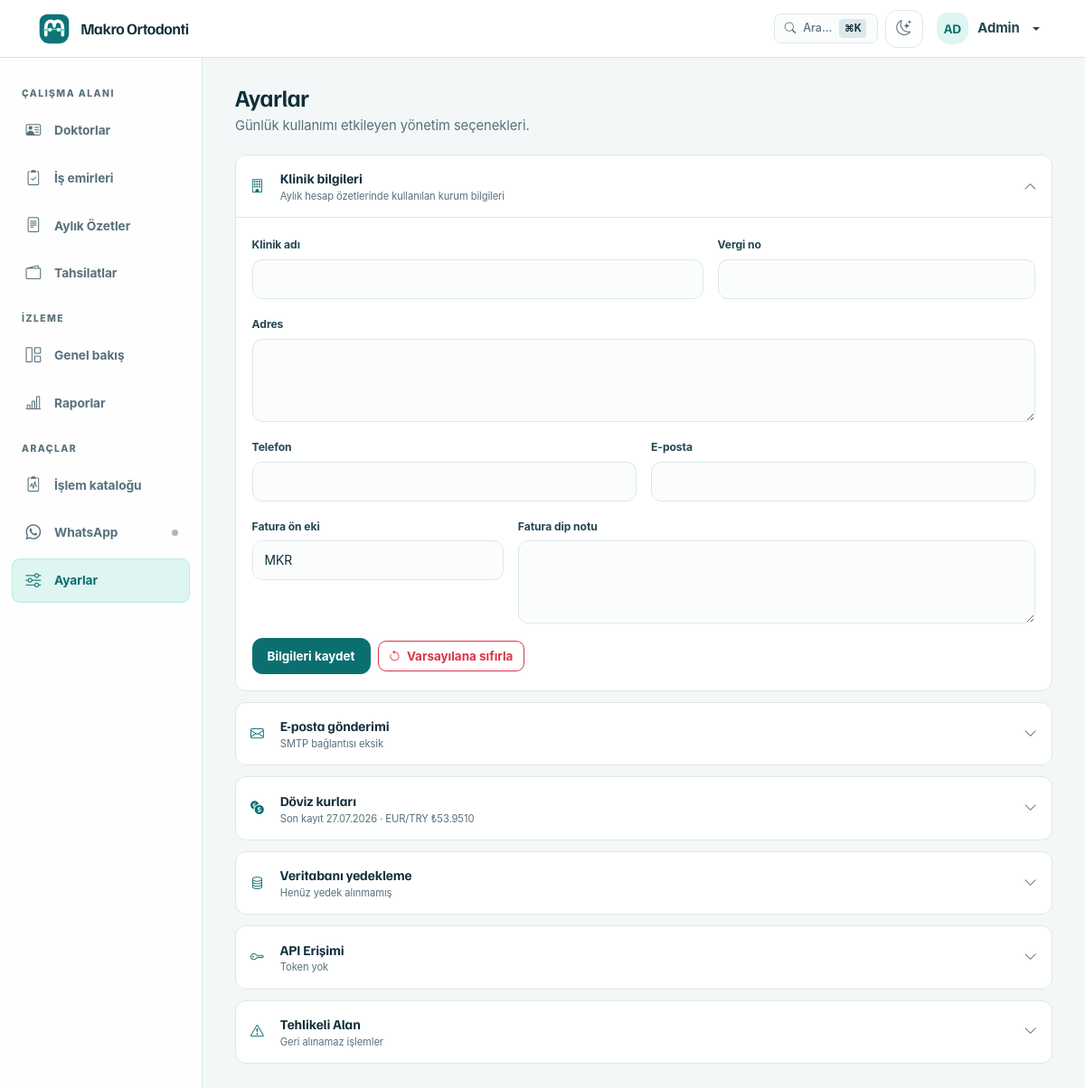
Screenshot of /settings/ (signed in) with the database file from the repository.
### app/models/models.py (models this page shows, shortened)
class User(UserMixin, Base, TimestampMixin):
    __tablename__ = "users"
    id: Mapped[int] = mapped_column(Integer, primary_key=True, autoincrement=True)
    username: Mapped[str] = mapped_column(String(50), nullable=False, unique=True, index=True)
    password_hash: Mapped[str] = mapped_column(String(256), nullable=False)
    full_name: Mapped[str] = mapped_column(String(150), nullable=False)
    role: Mapped[str] = mapped_column(String(20), nullable=False, default="staff", index=True)
    is_active: Mapped[bool] = mapped_column(Boolean, default=True, nullable=False)
    last_login: Mapped[datetime | None] = mapped_column(DateTime, nullable=True)
    api_token_hash: Mapped[str | None] = mapped_column(String(64), nullable=True, unique=True, index=True)
    ROLE_ADMIN = "admin"
    ROLE_STAFF = "staff"
    VALID_ROLES = [ROLE_ADMIN, ROLE_STAFF]

class Settings(Base, TimestampMixin):
    __tablename__ = "settings"
    id: Mapped[int] = mapped_column(Integer, primary_key=True, autoincrement=True)
    key: Mapped[str] = mapped_column(String(100), nullable=False, unique=True, index=True)
    value: Mapped[str | None] = mapped_column(Text, nullable=True)
    description: Mapped[str | None] = mapped_column(Text, nullable=True)
    DEFAULTS = {
        "clinic_name": "Makro Ortodonti",
        "clinic_address": "",
        "clinic_phone": "",
        "clinic_email": "",
        "clinic_logo_path": "",
        "tax_id": "",
        "invoice_prefix": "MKR",
        "invoice_next_number": "1",
        "invoice_footer_text": "",
        "default_exchange_rate_source": "ecb",
        "currency_symbol_eur": "€",
        "currency_symbol_try": "₺",
        "whatsapp_session_id": "",
        "whatsapp_phone_number": "",
    }

class ExchangeRate(Base, TimestampMixin):
    __tablename__ = "exchange_rates"
    id: Mapped[int] = mapped_column(Integer, primary_key=True, autoincrement=True)
    rate_date: Mapped[date] = mapped_column(nullable=False, index=True)
    eur_to_try: Mapped[Decimal] = mapped_column(Numeric(12, 4), nullable=False)
    usd_to_try: Mapped[Decimal] = mapped_column(Numeric(12, 4), nullable=True)
    source: Mapped[str] = mapped_column(String(50), default="ecb", nullable=False)
    __table_args__ = (
        UniqueConstraint("rate_date", "source", name="uq_exchange_rate_date_source"),
    )

### app/routes/settings.py (the view)
@settings_bp.route("/")
@login_required
@permissions_required("settings.manage")
def index():
    settings = db.session.execute(db.select(Settings)).scalars().all()
    settings_dict = {s.key: s.value for s in settings}
    exchange_rates = db.session.execute(
        db.select(ExchangeRate).order_by(ExchangeRate.rate_date.desc()).limit(30)
    ).scalars().all()
    smtp_password_configured = bool(settings_dict.get("smtp_password"))
    from app.services.backup_service import list_backups
    backups = list_backups()
    return render_template(
        "settings/index.html",
        settings=settings_dict,
        smtp_password_configured=smtp_password_configured,
        exchange_rates=exchange_rates,
        today=date.today(),
        backups=backups,
        api_token_configured=bool(current_user.api_token_hash),
    )

### app/__init__.py (called while the page is built, shortened)
def _get_cached_setting(key: str, default: str = "") -> str:
    now = time.monotonic()
    cached = _settings_cache.get(key)
    if cached and (now - cached[0]) < _SETTINGS_CACHE_TTL:
        return cached[1]

### app/authz.py (called while the page is built)
def has_permission(user, permission: str) -> bool:
    permissions = ROLE_PERMISSIONS.get(getattr(user, "role", None), frozenset())
    return "*" in permissions or permission in permissions

def permissions_required(*permissions: str):
    def decorator(view_func):
        @wraps(view_func)
        def wrapped(*args, **kwargs):
            if not current_user.is_authenticated:
                return redirect(url_for("auth.login"))
            if not all(has_permission(current_user, permission) for permission in permissions):
                flash("Bu işlem için yetkiniz bulunmuyor.", "danger")
                return redirect(url_for("dashboard.index"))
            return view_func(*args, **kwargs)
        return wrapped
    return decorator

### app/services/backup_service.py (called while the page is built, shortened)
def _data_dir() -> Path:
    return Path(__file__).resolve().parent.parent.parent / "data"

def _backup_dir() -> Path:
    d = _data_dir() / "backups"
    d.mkdir(parents=True, exist_ok=True)
    return d

def list_backups() -> list[dict]:
    backup_dir = _backup_dir()
    files = sorted(
        [f for f in backup_dir.iterdir() if _SAFE_FILENAME_RE.match(f.name)],
        key=lambda f: f.stat().st_mtime,
        reverse=True,
    )
    result = []
    return result

### app/services/exchange_service.py (called while the page is built, shortened)
def get_rate_health(max_age_days: int = 2) -> dict:
    latest = db.session.execute(
        db.select(ExchangeRate)
        .order_by(ExchangeRate.rate_date.desc())
        .limit(1)
    ).scalar_one_or_none()
    age_days = (date.today() - latest.rate_date).days
    return {
        "exists": True,
        "is_stale": age_days > max_age_days,
        "age_days": age_days,
        "last_date": latest.rate_date,
        "last_rate": Decimal(str(latest.eur_to_try)),
    }

def ensure_daily_rate(max_age_days: int = 2) -> dict:
    global _last_auto_check_date
    today = date.today()
    if _last_auto_check_date == today:
        return get_rate_health(max_age_days=max_age_days)

### app/services/whatsapp_service.py (called while the page is built)
    @classmethod
    def quick_state(cls) -> str:
        with cls._state_lock:
            if cls._connected:
                return "connected"
            if cls._thread is not None and cls._thread.is_alive():
                return "connecting"
            return "disconnected"

### app/templates/settings/index.html (shortened to what this page needs)
{% extends "base.html" %}
{% block content %}
<header class="workspace-header"><div><h1>Ayarlar</h1><p>Günlük kullanımı etkileyen yönetim seçenekleri.</p></div></header>
<div class="settings-stack">
    <details class="disclosure-panel" open>
        <summary><span><i class="bi bi-building" aria-hidden="true"></i><strong>Klinik bilgileri</strong><small>Aylık hesap özetlerinde kullanılan kurum bilgileri</small></span><i class="bi bi-chevron-down disclosure-chevron" aria-hidden="true"></i></summary>
        <div class="disclosure-content">
            <form method="POST" action="{{ url_for('settings.update_settings') }}">
                <div class="row g-3">
                    <div class="col-md-7"><label class="form-label">Klinik adı</label><input type="text" class="form-control" name="clinic_name" value="{{ settings.get('clinic_name', '') }}"></div>
                    <div class="col-md-5"><label class="form-label">Vergi no</label><input type="text" class="form-control" name="tax_id" value="{{ settings.get('tax_id', '') }}"></div>
                    <div class="col-12"><label class="form-label">Adres</label><textarea class="form-control" name="clinic_address" rows="2">{{ settings.get('clinic_address', '') }}</textarea></div>
                    <div class="col-md-6"><label class="form-label">Telefon</label><input type="tel" class="form-control" name="clinic_phone" value="{{ settings.get('clinic_phone', '') }}"></div>
                    <div class="col-md-6"><label class="form-label">E-posta</label><input type="email" class="form-control" name="clinic_email" value="{{ settings.get('clinic_email', '') }}"></div>
                    <div class="col-md-4"><label class="form-label">Fatura ön eki</label><input type="text" class="form-control" name="invoice_prefix" value="{{ settings.get('invoice_prefix', 'MKR') }}"></div>
                    <div class="col-md-8"><label class="form-label">Fatura dip notu</label><textarea class="form-control" name="invoice_footer_text" rows="2">{{ settings.get('invoice_footer_text', '') }}</textarea></div>
                </div>
                <div class="d-flex align-items-center gap-2 mt-3">
                    <button type="submit" class="btn btn-primary">Bilgileri kaydet</button>
                    <form method="POST" action="{{ url_for('settings.reset_defaults') }}" class="d-inline" data-confirm="Klinik bilgileri varsayılan değerlere sıfırlanacak. Emin misiniz?">
                        <button type="submit" class="btn btn-outline-danger btn-sm">
                            <i class="bi bi-arrow-counterclockwise" aria-hidden="true"></i> Varsayılana sıfırla
                        </button>
                    </form>
                </div>
            </form>
        </div>
    </details>
    <details class="disclosure-panel">
        <summary><span><i class="bi bi-envelope" aria-hidden="true"></i><strong>E-posta gönderimi</strong><small>{% if smtp_password_configured %}SMTP bağlantısı yapılandırılmış{% else %}SMTP bağlantısı eksik{% endif %}</small></span><i class="bi bi-chevron-down disclosure-chevron" aria-hidden="true"></i></summary>
    </details>
    <details class="disclosure-panel">
        <summary><span><i class="bi bi-currency-exchange" aria-hidden="true"></i><strong>Döviz kurları</strong><small>{% if exchange_rates %}Son kayıt {{ exchange_rates[0].rate_date.strftime('%d.%m.%Y') }} · EUR/TRY ₺{{ "{:,.4f}".format(exchange_rates[0].eur_to_try) }}{% else %}Kur kaydı yok{% endif %}</small></span><i class="bi bi-chevron-down disclosure-chevron" aria-hidden="true"></i></summary>
    </details>
    <details class="disclosure-panel" id="backup">
        <summary><span><i class="bi bi-database" aria-hidden="true"></i><strong>Veritabanı yedekleme</strong><small>{% if backups %}Son yedek {{ backups[0].label }} · {{ backups[0].size_kb }} KB{% else %}Henüz yedek alınmamış{% endif %}</small></span><i class="bi bi-chevron-down disclosure-chevron" aria-hidden="true"></i></summary>
    </details>
    <details class="disclosure-panel" id="api-access">
        <summary><span><i class="bi bi-key" aria-hidden="true"></i><strong>API Erişimi</strong><small>{% if api_token_configured %}Token tanımlı{% else %}Token yok{% endif %}</small></span><i class="bi bi-chevron-down disclosure-chevron" aria-hidden="true"></i></summary>
    </details>
    <details class="disclosure-panel" id="danger-zone">
        <summary><span><i class="bi bi-exclamation-triangle" aria-hidden="true"></i><strong>Tehlikeli Alan</strong><small>Geri alınamaz işlemler</small></span><i class="bi bi-chevron-down disclosure-chevron" aria-hidden="true"></i></summary>
    </details>
</div>
{% endblock %}

### app/templates/components/navbar.html (shortened to what this page needs)
<nav class="navbar fixed-top" aria-label="Üst menü">
    <div class="container-fluid">
        <a class="navbar-brand d-flex align-items-center" href="{{ url_for('dashboard.index') }}" aria-label="{{ clinic_name }} ana sayfa">
            <span class="brand-mark" aria-hidden="true"></span>
            <span class="brand-copy"><span>{{ clinic_name }}</span></span>
        </a>
        <ul class="navbar-nav ms-auto flex-row align-items-center gap-2">
                {% if current_user.is_authenticated %}
                <li class="nav-item">
                    <button class="cmd-k-trigger" type="button" data-bs-toggle="modal" data-bs-target="#commandPaletteModal" title="Hızlı Arama (Cmd+K)">
                        <i class="bi bi-search"></i>
                        <span class="d-none d-sm-inline">Ara...</span>
                        <span class="cmd-k-badge">⌘K</span>
                    </button>
                </li>
                <li class="nav-item">
                    <button class="theme-toggle" type="button" aria-label="Tema değiştir" title="Açık/Koyu tema">
                        <i class="bi bi-moon-stars" aria-hidden="true"></i>
                    </button>
                </li>
                <li class="nav-item dropdown">
                    <a class="nav-link dropdown-toggle user-menu" href="#" data-bs-toggle="dropdown" aria-expanded="false" aria-label="{{ current_user.full_name }} kullanıcı menüsü">
                        <span class="user-avatar" aria-hidden="true">{{ current_user.full_name[:2]|upper }}</span>
                        <span class="user-name">{{ current_user.full_name }}</span>
                    </a>
                </li>
                {% endif %}
        </ul>
    </div>
</nav>

### rows the page displays
User: full_name "AD", full_name "Admin"
Settings: invoice_prefix "MKR"
ExchangeRate: rate_date "27.07.2026", eur_to_try "53.9510"

### other values shown
{{ clinic_name }} "Makro Ortodonti"
